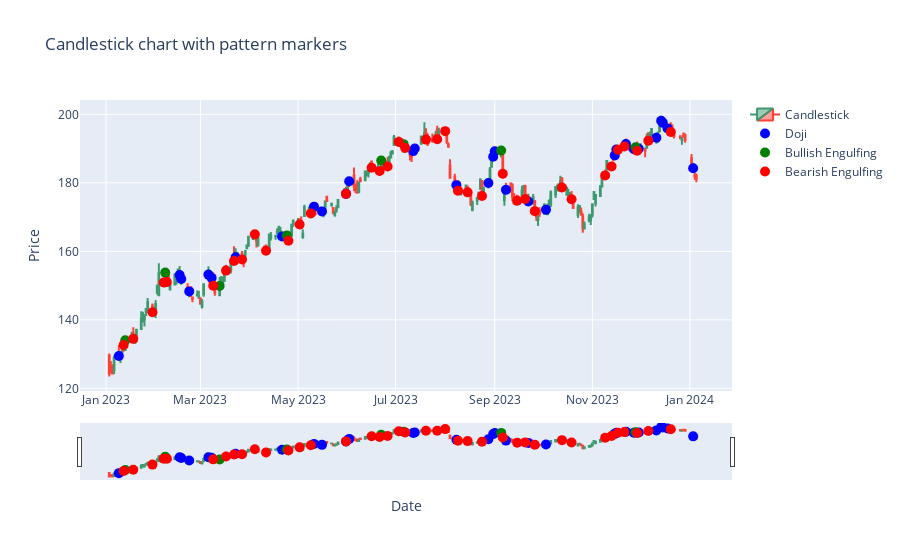

The code cell stored with this chart in its notebook:
### Code cell
doji_indices = df['Doji']
bullish_engulfing_indices = df['Bullish_Engulfing']
bearish_engulfing_indices = df['Bearish_Engulfing']

# Create the candlestick chart
fig = go.Figure(data=[go.Candlestick(x=df.index,
                open=df['Open'],
                high=df['High'],
                low=df['Low'],
                close=df['Close'],
                name='Candlestick')])

# Add markers for Doji
fig.add_trace(go.Scatter(
    x=df.index[doji_indices],
    y=df['Close'][doji_indices],
    mode='markers',
    marker=dict(color='blue', size=10),
    name='Doji'
))

# Add markers for Bullish Engulfing
fig.add_trace(go.Scatter(
    x=df.index[bullish_engulfing_indices],
    y=df['Close'][bullish_engulfing_indices],
    mode='markers',
    marker=dict(color='green', size=10),
    name='Bullish Engulfing'
))

# Add markers for Bearish Engulfing
fig.add_trace(go.Scatter(
    x=df.index[bearish_engulfing_indices],
    y=df['Close'][bearish_engulfing_indices],
    mode='markers',
    marker=dict(color='red', size=10),
    name='Bearish Engulfing'
))

# Update layout
fig.update_layout(
    title='Candlestick chart with pattern markers',
    yaxis_title='Price',
    xaxis_title='Date',
    xaxis=dict(fixedrange=False),
    yaxis=dict(fixedrange=False)
)

fig.show()

### Figure 1 — Plotly figure (JSON) as saved in the notebook; plotly's stock layout.template omitted (floating-point values rounded to 4 significant figures; data arrays with more than 128 entries replaced by an {"elided": "..."} marker saying what was removed)
{"data": [{"close": {"elided": "254 float values"}, "high": {"elided": "254 float values"}, "low": {"elided": "254 float values"}, "name": "Candlestick", "open": {"elided": "254 float values"}, "type": "candlestick", "x": {"elided": "254 str values"}}, {"marker": {"color": "blue", "size": 10}, "mode": "markers", "name": "Doji", "type": "scatter", "x": ["2023-01-09T00:00:00-05:00", "2023-02-16T00:00:00-05:00", "2023-02-17T00:00:00-05:00", "2023-02-22T00:00:00-05:00", "2023-03-06T00:00:00-05:00", "2023-03-08T00:00:00-05:00", "2023-03-23T00:00:00-04:00", "2023-04-21T00:00:00-04:00", "2023-05-11T00:00:00-04:00", "2023-05-16T00:00:00-04:00", "2023-05-31T00:00:00-04:00", "2023-06-02T00:00:00-04:00", "2023-07-12T00:00:00-04:00", "2023-07-13T00:00:00-04:00", "2023-08-08T00:00:00-04:00", "2023-08-28T00:00:00-04:00", "2023-08-31T00:00:00-04:00", "2023-09-01T00:00:00-04:00", "2023-09-08T00:00:00-04:00", "2023-09-22T00:00:00-04:00", "2023-10-03T00:00:00-04:00", "2023-11-15T00:00:00-05:00", "2023-11-16T00:00:00-05:00", "2023-11-22T00:00:00-05:00", "2023-11-27T00:00:00-05:00", "2023-11-30T00:00:00-05:00", "2023-12-11T00:00:00-05:00", "2023-12-14T00:00:00-05:00", "2023-12-15T00:00:00-05:00", "2023-12-18T00:00:00-05:00", "2024-01-03T00:00:00-05:00"], "y": [129.4, 153.1, 151.9, 148.3, 153.2, 152.3, 158.3, 164.4, 173.0, 171.6, 176.8, 180.5, 189.3, 190.0, 179.3, 180.0, 187.6, 189.2, 177.9, 174.6, 172.2, 188.0, 189.7, 191.3, 189.8, 189.9, 193.2, 198.1, 197.6, 195.9, 184.2]}, {"marker": {"color": "green", "size": 10}, "mode": "markers", "name": "Bullish Engulfing", "type": "scatter", "x": ["2023-01-13T00:00:00-05:00", "2023-02-07T00:00:00-05:00", "2023-03-13T00:00:00-04:00", "2023-04-24T00:00:00-04:00", "2023-06-22T00:00:00-04:00", "2023-07-06T00:00:00-04:00", "2023-09-05T00:00:00-04:00", "2023-11-28T00:00:00-05:00"], "y": [134.0, 153.8, 149.9, 164.7, 186.5, 191.3, 189.5, 190.4]}, {"marker": {"color": "red", "size": 10}, "mode": "markers", "name": "Bearish Engulfing", "type": "scatter", "x": ["2023-01-12T00:00:00-05:00", "2023-01-18T00:00:00-05:00", "2023-01-30T00:00:00-05:00", "2023-02-06T00:00:00-05:00", "2023-02-08T00:00:00-05:00", "2023-03-09T00:00:00-05:00", "2023-03-17T00:00:00-04:00", "2023-03-22T00:00:00-04:00", "2023-03-27T00:00:00-04:00", "2023-04-04T00:00:00-04:00", "2023-04-11T00:00:00-04:00", "2023-04-25T00:00:00-04:00", "2023-05-02T00:00:00-04:00", "2023-05-09T00:00:00-04:00", "2023-05-31T00:00:00-04:00", "2023-06-16T00:00:00-04:00", "2023-06-21T00:00:00-04:00", "2023-06-26T00:00:00-04:00", "2023-07-03T00:00:00-04:00", "2023-07-07T00:00:00-04:00", "2023-07-20T00:00:00-04:00", "2023-07-27T00:00:00-04:00", "2023-08-01T00:00:00-04:00", "2023-08-09T00:00:00-04:00", "2023-08-15T00:00:00-04:00", "2023-08-24T00:00:00-04:00", "2023-09-06T00:00:00-04:00", "2023-09-15T00:00:00-04:00", "2023-09-20T00:00:00-04:00", "2023-09-26T00:00:00-04:00", "2023-10-13T00:00:00-04:00", "2023-10-19T00:00:00-04:00", "2023-11-09T00:00:00-05:00", "2023-11-13T00:00:00-05:00", "2023-11-17T00:00:00-05:00", "2023-11-21T00:00:00-05:00", "2023-11-29T00:00:00-05:00", "2023-12-06T00:00:00-05:00", "2023-12-20T00:00:00-05:00"], "y": [132.7, 134.5, 142.2, 150.9, 151.1, 150.0, 154.4, 157.2, 157.6, 165.0, 160.2, 163.1, 167.9, 171.1, 176.8, 184.4, 183.5, 184.8, 191.9, 190.2, 192.6, 192.7, 195.1, 177.7, 177.2, 176.1, 182.7, 174.8, 175.3, 171.7, 178.6, 175.2, 182.2, 184.8, 189.7, 190.6, 189.4, 192.3, 194.8]}], "layout": {"title": {"text": "Candlestick chart with pattern markers"}, "xaxis": {"fixedrange": false, "title": {"text": "Date"}}, "yaxis": {"fixedrange": false, "title": {"text": "Price"}}}}
